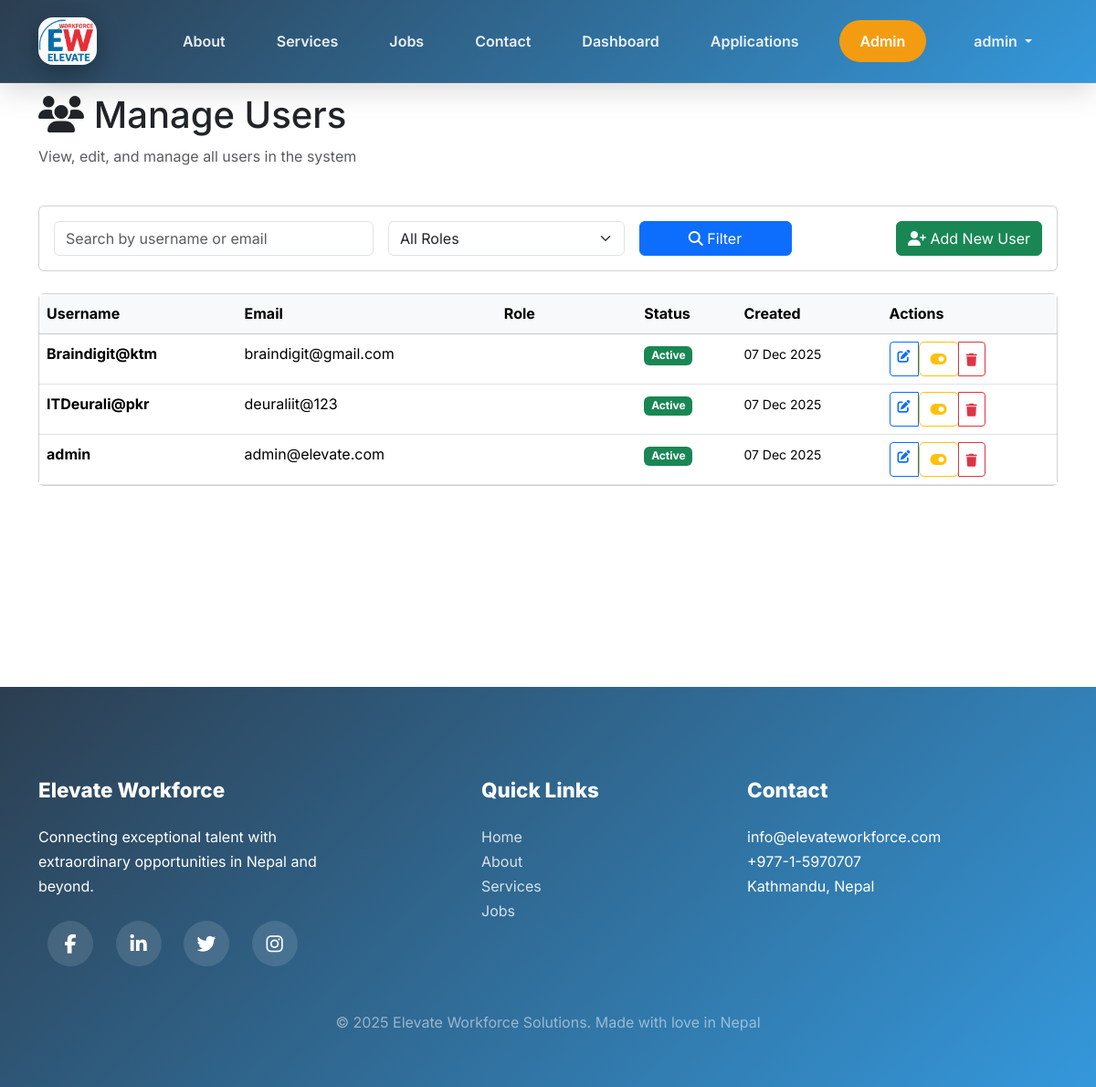
/accounts/admin/users/ (signed in), run on the app's committed database.
### accounts/models.py (models this page shows, shortened)
class User(AbstractUser):
    USER_ROLE_CHOICES = (
        ('job_seeker', 'Job Seeker'),
        ('company', 'Company'),
    )
    role = models.CharField(max_length=20, choices=USER_ROLE_CHOICES, default='job_seeker')
    phone_number = models.CharField(max_length=15, blank=True, null=True)
    is_active = models.BooleanField(default=True)
    created_at = models.DateTimeField(auto_now_add=True)
    updated_at = models.DateTimeField(auto_now=True)
    groups = models.ManyToManyField(
        'auth.Group',
        related_name='custom_user_groups',
        blank=True,
        help_text='The groups this user belongs to.'
    )
    user_permissions = models.ManyToManyField(
        'auth.Permission',
        related_name='custom_user_permissions',
        blank=True,
        help_text='Specific permissions for this user.'
    )
    class Meta:
        db_table = 'users'
        verbose_name_plural = 'Users'
        ordering = ['-created_at']
    def is_job_seeker(self):
        return self.role == 'job_seeker'

### accounts/admin_views.py (the view)
# urls.py: path('admin/users/', admin_views.manage_users, name='manage_users'),
@login_required(login_url='accounts:login')
@user_passes_test(is_admin, login_url='accounts:login')
def manage_users(request):
    users = User.objects.all().order_by('-created_at')
    role_filter = request.GET.get('role', '')
    if role_filter:
        users = users.filter(role=role_filter)
    search_query = request.GET.get('search', '')
    if search_query:
        users = users.filter(
            Q(username__icontains=search_query) |
            Q(email__icontains=search_query)
        )
    paginator = Paginator(users, 20)
    page_number = request.GET.get('page')
    try:
        page_obj = paginator.page(page_number)
    except PageNotAnInteger:
        page_obj = paginator.page(1)
    except EmptyPage:
        page_obj = paginator.page(paginator.num_pages)
    context = {
        'page_obj': page_obj,
        'users': page_obj.object_list,
        'role_filter': role_filter,
        'search_query': search_query,
    }
    return render(request, 'admin/manage_users.html', context)

### accounts/admin_views.py (called while the page is built)
def is_admin(user):
    return user.is_superuser and user.is_staff

### templates/admin/manage_users.html (shortened to what this page needs)
{% extends 'base.html' %}
{% block content %}
<div class="container">
    <div class="row mb-4">
        <div class="col-md-12">
            <h1><i class="fas fa-users"></i> Manage Users</h1>
            <p class="text-muted">View, edit, and manage all users in the system</p>
        </div>
    </div>
    <div class="row mb-4">
        <div class="col-md-12">
            <div class="card">
                <div class="card-body">
                    <form method="get" class="row g-3">
                        <div class="col-md-4">
                            <input type="text" name="search" class="form-control" placeholder="Search by username or email" value="{{ search_query }}">
                        </div>
                        <div class="col-md-3">
                            <select name="role" class="form-select">
                                <option value="">All Roles</option>
                            </select>
                        </div>
                        <div class="col-md-2">
                            <button type="submit" class="btn btn-primary w-100">
                                <i class="fas fa-search"></i> Filter
                            </button>
                        </div>
                        <div class="col-md-3 text-end">
                            <a href="{% url 'accounts:add_user' %}" class="btn btn-success">
                                <i class="fas fa-user-plus"></i> Add New User
                            </a>
                        </div>
                    </form>
                </div>
            </div>
        </div>
    </div>
    <div class="row">
        <div class="col-md-12">
            <div class="card">
                <div class="table-responsive">
                    <table class="table table-hover mb-0">
                        <thead class="table-light">
                            <tr>
                                <th>Username</th>
                                <th>Email</th>
                                <th>Role</th>
                                <th>Status</th>
                                <th>Created</th>
                                <th>Actions</th>
                            </tr>
                        </thead>
                        <tbody>
                            {% for user in users %}
                                <tr>
                                    <td>
                                        <strong>{{ user.username }}</strong><br>
                                    </td>
                                    <td>{{ user.email }}</td>
                                    <td>
                                        <span class="badge bg-{{ user.role|default:'secondary' }}">
                                        </span>
                                    </td>
                                    <td>
                                        {% if user.is_active %}
                                            <span class="badge bg-success">Active</span>
                                        {% else %}
                                            <span class="badge bg-danger">Inactive</span>
                                        {% endif %}
                                    </td>
                                    <td>
                                        <small>{{ user.created_at|date:"d M Y" }}</small>
                                    </td>
                                    <td>
                                        <div class="btn-group btn-group-sm" role="group">
                                            <a href="{% url 'accounts:edit_user' user.pk %}" class="btn btn-outline-primary" title="Edit">
                                                <i class="fas fa-edit"></i>
                                            </a>
                                            <form action="{% url 'accounts:toggle_user_status' user.pk %}" method="POST" class="d-inline">
                                                <button type="submit" class="btn btn-outline-warning" title="Toggle Status">
                                                    <i class="fas fa-toggle-on"></i>
                                                </button>
                                            </form>
                                            <button type="button" class="btn btn-outline-danger" data-bs-toggle="modal" data-bs-target="#deleteModal{{ user.pk }}" title="Delete">
                                                <i class="fas fa-trash"></i>
                                            </button>
                                        </div>
                                    </td>
                                </tr>
                            {% empty %}
                                <tr>
                                    <td colspan="6" class="text-center py-4 text-muted">
                                        <i class="fas fa-inbox"></i> No users found
                                    </td>
                                </tr>
                            {% endfor %}
                        </tbody>
                    </table>
                </div>
            </div>
        </div>
    </div>
</div>
{% endblock %}

### templates/base.html (shortened to what this page needs)
<!DOCTYPE html>
<html lang="en">
<head>
    {% load static %}
    <link href="https://cdn.jsdelivr.net/npm/bootstrap@5.3.3/dist/css/bootstrap.min.css" rel="stylesheet">
    <link rel="stylesheet" href="https://cdnjs.cloudflare.com/ajax/libs/font-awesome/6.6.0/css/all.min.css">
</head>
<body>
    <nav class="navbar navbar-expand-lg navbar-dark fixed-top">
        <div class="container">
            <a class="navbar-brand" href="{% url 'home' %}">
                <img src="{% static 'images/logo1.png' %}" alt="Elevate Logo" height="52" width="90">
            </a>
            <div class="collapse navbar-collapse" id="navbarNav">
                <ul class="navbar-nav ms-auto align-items-center">
                    <li class="nav-item"><a class="nav-link" href="{% url 'about' %}">About</a></li>
                    <li class="nav-item"><a class="nav-link" href="{% url 'services' %}">Services</a></li>
                    <li class="nav-item"><a class="nav-link" href="{% url 'jobs:job_list' %}">Jobs</a></li>
                    <li class="nav-item"><a class="nav-link" href="{% url 'contact' %}">Contact</a></li>
                    {% if user.is_authenticated %}
                        {% if user.is_job_seeker %}
                        <li class="nav-item"><a class="nav-link" href="{% url 'accounts:job_seeker_dashboard' %}">Dashboard</a></li>
                        <li class="nav-item"><a class="nav-link" href="{% url 'application:my_applications' %}">Applications</a></li>
                        {% endif %}
                        {% if user.is_superuser %}
                        <li class="nav-item ms-3">
                            <a class="btn btn-admin" href="{% url 'accounts:admin_dashboard' %}">
                                Admin
                            </a>
                        </li>
                        {% endif %}
                        <li class="nav-item dropdown ms-4">
                            <a class="nav-link dropdown-toggle" href="#" role="button" data-bs-toggle="dropdown">
                                {{ user.username }}
                            </a>
                        </li>
                    {% else %}
                        <li class="nav-item"><a class="nav-link" href="{% url 'accounts:login' %}">Login</a></li>
                        <li class="nav-item"><a class="nav-link" href="{% url 'accounts:register' %}">Register</a></li>
                    {% endif %}
                </ul>
            </div>
    </nav>
    <div class="container mt-5 pt-4">
    </div>
    <div class="main-container">
        {% block content %}{% endblock %}
    </div>
    <footer>
        <div class="container">
            <div class="row g-5">
                <div class="col-lg-4">
                    <h5>Elevate Workforce</h5>
                    <p>Connecting exceptional talent with extraordinary opportunities in Nepal and beyond.</p>
                    <div class="footer-social mt-4">
                        <a href="#" title="Facebook"><i class="fab fa-facebook-f"></i></a>
                        <a href="#" title="LinkedIn"><i class="fab fa-linkedin-in"></i></a>
                        <a href="#" title="Twitter"><i class="fab fa-twitter"></i></a>
                        <a href="#" title="Instagram"><i class="fab fa-instagram"></i></a>
                    </div>
                </div>
                <div class="col-lg-3 offset-lg-1">
                    <h5>Quick Links</h5>
                    <ul class="list-unstyled">
                        <li><a href="{% url 'home' %}">Home</a></li>
                        <li><a href="{% url 'about' %}">About</a></li>
                        <li><a href="{% url 'services' %}">Services</a></li>
                        <li><a href="{% url 'jobs:job_list' %}">Jobs</a></li>
                    </ul>
                </div>
                <div class="col-lg-4">
                    <h5>Contact</h5>
                    <p>
                        info@elevateworkforce.com<br>
                        +977-1-5970707<br>
                        Kathmandu, Nepal
                    </p>
                </div>
            </div>
            <div class="text-center mt-5">
                <p class="footer-copyright">&copy; 2025 Elevate Workforce Solutions. Made with love in Nepal</p>
            </div>
        </div>
    </footer>
</body>
</html>

### templates/base.html (style rules this page uses)
:root { --primary: #3498db; --primary-dark: #2980b9; --dark: #2c3e50; --light: #f8f9fa; --gradient: linear-gradient(135deg, #2c3e50 0%, #3498db 100%); }
* { margin: 0; padding: 0; box-sizing: border-box; }
body { font-family: 'Inter', sans-serif; background: #fff; line-height: 1.7; overflow-x: hidden; }
.navbar { background: var(--gradient) !important; -webkit-backdrop-filter: blur(20px); backdrop-filter: blur(20px); padding: 1.2rem 0; box-shadow: 0 8px 32px rgba(0,0,0,0.15); border-bottom: 1px solid rgba(255,255,255,0.1); transition: all 0.4s ease; z-index: 1030; }
.navbar-brand { display: flex; align-items: center; font-weight: 900; color: white !important; text-decoration: none; padding: 0 !important; }
.navbar-brand img { height: 52px; width: auto; border-radius: 16px; box-shadow: 0 8px 25px rgba(0,0,0,0.3); transition: all 0.4s ease; margin-right: 14px; }
.nav-link { color: rgba(255,255,255,0.9) !important; font-weight: 600; margin: 0 8px; padding: 10px 20px !important; border-radius: 50px; transition: all 0.4s ease; }
.btn-admin { background: #f39c12; color: white !important; border-radius: 50px; padding: 10px 22px !important; font-weight: 600; }
footer { background: var(--gradient); color: white; padding: 100px 0 40px; position: relative; overflow: hidden; }
footer::before { content: ''; position: absolute; top: 0; left: 0; right: 0; bottom: 0; background: url('https://images.unsplash.com/photo-1557682250-33bd709cbe85?w=1920') center/cover; opacity: 0.08; z-index: 0; }
footer * { position: relative; z-index: 1; }
footer h5 { font-weight: 800; font-size: 1.4rem; margin-bottom: 24px; }
footer a { color: rgba(255,255,255,0.8); text-decoration: none; transition: all 0.3s ease; }
.footer-social a { display: inline-flex; width: 50px; height: 50px; background: rgba(255,255,255,0.12); color: white; border-radius: 50%; align-items: center; justify-content: center; margin: 0 10px; font-size: 1.3rem; transition: all 0.4s ease; -webkit-backdrop-filter: blur(10px); backdrop-filter: blur(10px); }
.main-container { min-height: calc(100vh - 120px); padding-top: 30px; }
.footer-copyright { color: rgba(255,255,255,0.5); }

### data on the page
User: username "admin", email "admin@elevate.com", is_active "Active", created_at "07 Dec 2025"
User: username "Braindigit@ktm", email "braindigit@gmail.com", is_active "Active", created_at "07 Dec 2025"
User: username "ITDeurali@pkr", email "deuraliit@123", is_active "Active", created_at "07 Dec 2025"
